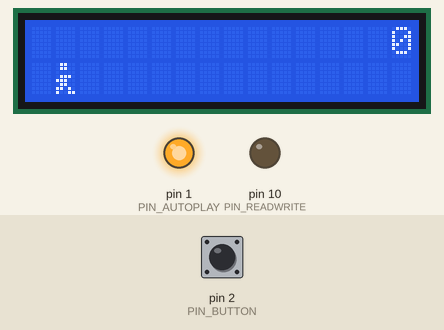
A sketch run on a simulated Arduino Uno, built with avr-gcc and run on an emulated ATmega328P. Parts: 16×2 character LCD, output pins drawn as LEDs (lit = HIGH). The test bench sets the inputs (shaded band); at power-on: pin 2 (PIN_BUTTON) HIGH. Random numbers use the default seed unless the sketch sets one.

Above: at 1.2 s.
1.3 s: pin 2 (PIN_BUTTON) pulled LOW for 0.15 s
At 1.51 s:
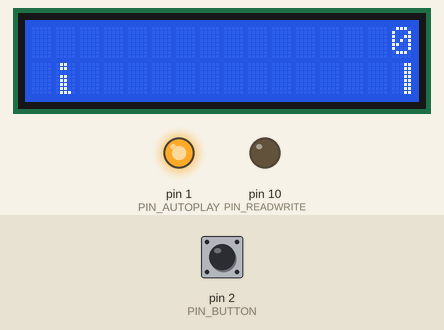
2.0 s: pin 2 (PIN_BUTTON) pulled LOW for 1 s
At 2.14 s:
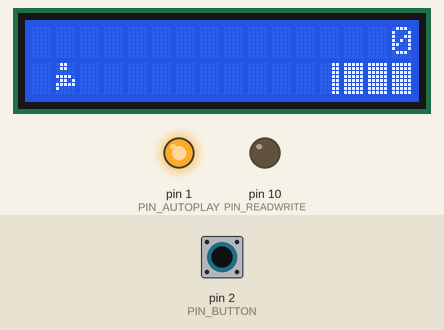
3.6 s: pin 2 (PIN_BUTTON) pulled LOW for 0.15 s
At 3.71 s:
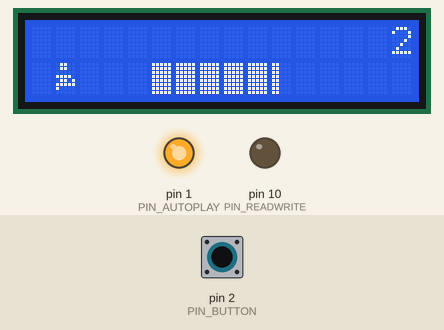
4.3 s: pin 2 (PIN_BUTTON) pulsed LOW 2 times (0.12 s each, 0.3 s apart)
At 4.91 s:
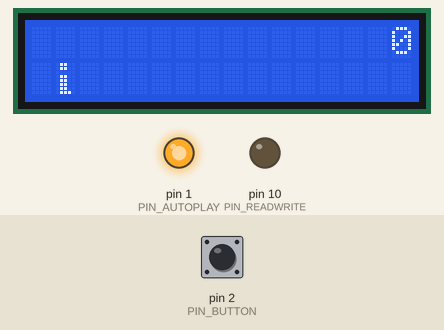
6.5 s: pin 2 (PIN_BUTTON) pulled LOW for 3.2 s
At 6.59 s:
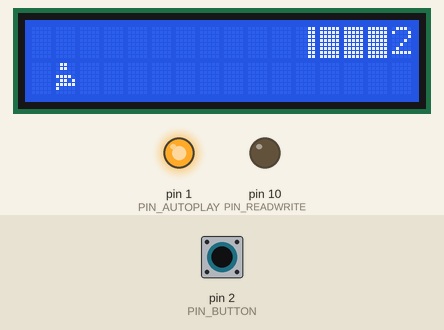
10.3 s: pin 2 (PIN_BUTTON) pulled LOW for 0.15 s
At 11.22 s:
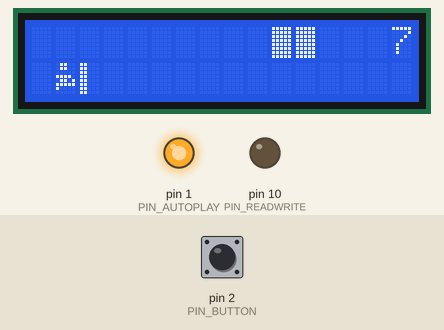
Timing chart, 0 to 12.0 s (numbered marks = the images above; inputs shaded):
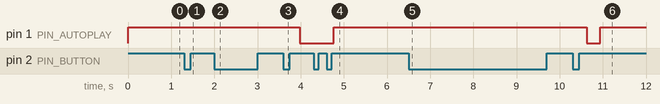

Measured:
- after the input at 4.3 s, pin 1 (PIN_AUTOPLAY): LOW → HIGH after 0.46 s

The sketch:

project_3.ino
```cpp
#include<LiquidCrystal.h>
#define PIN_BUTTON 2
#define PIN_AUTOPLAY 1
#define PIN_READWRITE 10
#define PIN_CONTRAST 12

#define SPRITE_RUN1 1
#define SPRITE_RUN2 2
#define SPRITE_JUMP 3
#define SPRITE_JUMP_UPPER '0'
#define SPRITE_JUMP_LOWER 4
#define SPRITE_TERRAIN_EMPTY ' '
#define SPRITE_TERRAIN_SOLID 5
#define SPRITE_TERRAIN_SOLID_RIGHT 6
#define SPRITE_TERRAIN_SOLID_LEFT 7

#define HERO_HORIZONTAL_POSITION 1    // Horizontal position of hero on screen

#define TERRAIN_WIDTH 16
#define TERRAIN_EMPTY 0
#define TERRAIN_LOWER_BLOCK 1
#define TERRAIN_UPPER_BLOCK 2

#define HERO_POSITION_OFF 0
#define HERO_POSITION_RUN_LOWER_1 1
#define HERO_POSITION_RUN_LOWER_2 2

#define HERO_POSITION_JUMP_1 3
#define HERO_POSITION_JUMP_2 4
#define HERO_POSITION_JUMP_3 5
#define HERO_POSITION_JUMP_4 6
#define HERO_POSITION_JUMP_5 7
#define HERO_POSITION_JUMP_6 8
#define HERO_POSITION_JUMP_7 9
#define HERO_POSITION_JUMP_8 10

#define HERO_POSITION_RUN_UPPER_1 11
#define HERO_POSITION_RUN_UPPER_2 12

LiquidCrystal lcd(11, 9, 6, 5, 4, 3);
static char terrainUpper[TERRAIN_WIDTH + 1];
static char terrainLower[TERRAIN_WIDTH + 1];
static bool buttonPushed = false;

void initializeGraphics() {
  static byte graphics[] = {

    B01100,
    B01100,
    B00000,
    B01110,
    B11100,
    B01100,
    B11010,
    B10011,

    B01100,
    B01100,
    B00000,
    B01100,
    B01100,
    B01100,
    B01100,
    B01110,

    B01100,
    B01100,
    B00000,
    B11110,
    B01101,
    B11111,
    B10000,
    B00000,

    B11110,
    B01101,
    B11111,
    B10000,
    B00000,
    B00000,
    B00000,
    B00000,

    B11111,
    B11111,
    B11111,
    B11111,
    B11111,
    B11111,
    B11111,
    B11111,

    B00011,
    B00011,
    B00011,
    B00011,
    B00011,
    B00011,
    B00011,
    B00011,

    B11000,
    B11000,
    B11000,
    B11000,
    B11000,
    B11000,
    B11000,
    B11000,
  };
  int i;
  for (i = 0; i < 7; ++i) {
    lcd.createChar(i + 1, &graphics[i * 8]);
  }
  for (i = 0; i < TERRAIN_WIDTH; ++i) {
    terrainUpper[i] = SPRITE_TERRAIN_EMPTY;
    terrainLower[i] = SPRITE_TERRAIN_EMPTY;
  }
}

void advanceTerrain(char* terrain, byte newTerrain) {
  for (int i = 0; i < TERRAIN_WIDTH; ++i) {
    char current = terrain[i];
    char next = (i == TERRAIN_WIDTH - 1) ? newTerrain : terrain[i + 1];
    switch (current) {
      case SPRITE_TERRAIN_EMPTY:
        terrain[i] = (next == SPRITE_TERRAIN_SOLID) ? SPRITE_TERRAIN_SOLID_RIGHT : SPRITE_TERRAIN_EMPTY;
        break;
      case SPRITE_TERRAIN_SOLID:
        terrain[i] = (next == SPRITE_TERRAIN_EMPTY) ? SPRITE_TERRAIN_SOLID_LEFT : SPRITE_TERRAIN_SOLID;
        break;
      case SPRITE_TERRAIN_SOLID_RIGHT:
        terrain[i] = SPRITE_TERRAIN_SOLID;
        break;
      case SPRITE_TERRAIN_SOLID_LEFT:
        terrain[i] = SPRITE_TERRAIN_EMPTY;
        break;
    }
  }
}

bool drawHero(byte position, char* terrainUpper, char* terrainLower, unsigned int score) {
  bool collide = false;
  char upperSave = terrainUpper[HERO_HORIZONTAL_POSITION];
  char lowerSave = terrainLower[HERO_HORIZONTAL_POSITION];
  byte upper, lower;
  switch (position) {
    case HERO_POSITION_OFF:
      upper = lower = SPRITE_TERRAIN_EMPTY;
      break;
    case HERO_POSITION_RUN_LOWER_1:
      upper = SPRITE_TERRAIN_EMPTY;
      lower = SPRITE_RUN1;
      break;
    case HERO_POSITION_RUN_LOWER_2:
      upper = SPRITE_TERRAIN_EMPTY;
      lower = SPRITE_RUN2;
      break;
    case HERO_POSITION_JUMP_1:
    case HERO_POSITION_JUMP_8:
      upper = SPRITE_TERRAIN_EMPTY;
      lower = SPRITE_JUMP;
      break;
    case HERO_POSITION_JUMP_2:
    case HERO_POSITION_JUMP_7:
      upper = SPRITE_JUMP_UPPER;
      lower = SPRITE_JUMP_LOWER;
      break;
    case HERO_POSITION_JUMP_3:
    case HERO_POSITION_JUMP_4:
    case HERO_POSITION_JUMP_5:
    case HERO_POSITION_JUMP_6:
      upper = SPRITE_JUMP;
      lower = SPRITE_TERRAIN_EMPTY;
      break;
    case HERO_POSITION_RUN_UPPER_1:
      upper = SPRITE_RUN1;
      lower = SPRITE_TERRAIN_EMPTY;
      break;
    case HERO_POSITION_RUN_UPPER_2:
      upper = SPRITE_RUN2;
      lower = SPRITE_TERRAIN_EMPTY;
      break;
  }
  if (upper != ' ') {
    terrainUpper[HERO_HORIZONTAL_POSITION] = upper;
    collide = (upperSave == SPRITE_TERRAIN_EMPTY) ? false : true;
  }
  if (lower != ' ') {
    terrainLower[HERO_HORIZONTAL_POSITION] = lower;
    collide |= (lowerSave == SPRITE_TERRAIN_EMPTY) ? false : true;
  }

  byte digits = (score > 9999) ? 5 : (score > 999) ? 4 : (score > 99) ? 3 : (score > 9) ? 2 : 1;


  terrainUpper[TERRAIN_WIDTH] = '\0';
  terrainLower[TERRAIN_WIDTH] = '\0';
  char temp = terrainUpper[16 - digits];
  terrainUpper[16 - digits] = '\0';
  lcd.setCursor(0, 0);
  lcd.print(terrainUpper);
  terrainUpper[16 - digits] = temp;
  lcd.setCursor(0, 1);
  lcd.print(terrainLower);

  lcd.setCursor(16 - digits, 0);
  lcd.print(score);

  terrainUpper[HERO_HORIZONTAL_POSITION] = upperSave;
  terrainLower[HERO_HORIZONTAL_POSITION] = lowerSave;
  return collide;
}


void buttonPush() {
  buttonPushed = true;
}

void setup() {
  pinMode(PIN_READWRITE, OUTPUT);
  digitalWrite(PIN_READWRITE, LOW);
  pinMode(PIN_CONTRAST, OUTPUT);
  digitalWrite(PIN_CONTRAST, LOW);
  pinMode(PIN_BUTTON, INPUT);
  digitalWrite(PIN_BUTTON, HIGH);
  pinMode(PIN_AUTOPLAY, OUTPUT);
  digitalWrite(PIN_AUTOPLAY, HIGH);


  attachInterrupt(0/*PIN_BUTTON*/, buttonPush, FALLING);

  initializeGraphics();

  lcd.begin(16, 2);
}

void loop() {
  static byte heroPos = HERO_POSITION_RUN_LOWER_1;
  static byte newTerrainType = TERRAIN_EMPTY;
  static byte newTerrainDuration = 1;
  static bool playing = false;
  static bool blink = false;
  static unsigned int distance = 0;

  if (!playing) {
    drawHero((blink) ? HERO_POSITION_OFF : heroPos, terrainUpper, terrainLower, distance >> 3);
    if (blink) {
      lcd.setCursor(0, 0);
      lcd.print("Press Start");
    }
    delay(250);
    blink = !blink;
    if (buttonPushed) {
      initializeGraphics();
      heroPos = HERO_POSITION_RUN_LOWER_1;
      playing = true;
      buttonPushed = false;
      distance = 0;
    }
    return;
  }


  advanceTerrain(terrainLower, newTerrainType == TERRAIN_LOWER_BLOCK ? SPRITE_TERRAIN_SOLID : SPRITE_TERRAIN_EMPTY);
  advanceTerrain(terrainUpper, newTerrainType == TERRAIN_UPPER_BLOCK ? SPRITE_TERRAIN_SOLID : SPRITE_TERRAIN_EMPTY);


  if (--newTerrainDuration == 0) {
    if (newTerrainType == TERRAIN_EMPTY) {
      newTerrainType = (random(3) == 0) ? TERRAIN_UPPER_BLOCK : TERRAIN_LOWER_BLOCK;
      newTerrainDuration = 2 + random(10);
    } else {
      newTerrainType = TERRAIN_EMPTY;
      newTerrainDuration = 10 + random(10);
    }
  }

  if (buttonPushed) {
    if (heroPos <= HERO_POSITION_RUN_LOWER_2) heroPos = HERO_POSITION_JUMP_1;
    buttonPushed = false;
  }

  if (drawHero(heroPos, terrainUpper, terrainLower, distance >> 3)) {
    playing = false;
  } else {
    if (heroPos == HERO_POSITION_RUN_LOWER_2 || heroPos == HERO_POSITION_JUMP_8) {
      heroPos = HERO_POSITION_RUN_LOWER_1;
    } else if ((heroPos >= HERO_POSITION_JUMP_3 && heroPos <= HERO_POSITION_JUMP_5) && terrainLower[HERO_HORIZONTAL_POSITION] != SPRITE_TERRAIN_EMPTY) {
      heroPos = HERO_POSITION_RUN_UPPER_1;
    } else if (heroPos >= HERO_POSITION_RUN_UPPER_1 && terrainLower[HERO_HORIZONTAL_POSITION] == SPRITE_TERRAIN_EMPTY) {
      heroPos = HERO_POSITION_JUMP_5;
    } else if (heroPos == HERO_POSITION_RUN_UPPER_2) {
      heroPos = HERO_POSITION_RUN_UPPER_1;
    } else {
      ++heroPos;
    }
    ++distance;

    digitalWrite(PIN_AUTOPLAY, terrainLower[HERO_HORIZONTAL_POSITION + 2] == SPRITE_TERRAIN_EMPTY ? HIGH : LOW);
  }
  delay(100);
}
```

parking_car.ino
```cpp
#include<avr/io.h>
#include<util/delay.h>
void lcdcmd(unsigned char a)
{
PORTD=a;PORTC=0b00000100;
_delay_ms(100);
PORTC=0b00000000;
_delay_ms(100);
}
void lcddata(unsigned char a)
{ PORTD=a; PORTC=0b00000101;
_delay_ms(100);
PORTC=0b00000001;
_delay_ms(100);
}
void refresh()
{ lcdcmd(0x01);lcdcmd(0x80);
lcddata('E');lcddata('n');lcddata('t');lcddata('e');lcddata('r');lcddata(' ');
lcddata('c');lcddata('a');lcddata('r');lcddata(' ');
lcddata('n');lcddata('o');lcddata('.');lcddata(':');lcddata(' ');
}
void warning()
{ lcdcmd(0x01);lcdcmd(0x80);
lcddata('I');lcddata('n');lcddata('v');lcddata('a');lcddata('l');lcddata('i');
lcddata('d');lcddata(' ');
lcddata('c');lcddata('a');lcddata('r');lcddata(' ');
lcddata('n');lcddata('o');lcddata('.');lcddata('.');lcddata('.');
_delay_ms(500);
refresh();
}
void parkingfull()
{
lcdcmd(0x01);
lcdcmd(0x80);
lcddata('P');
lcddata('a');
lcddata('r');
lcddata('k');
lcddata('i');
lcddata('n');
lcddata('g');
lcddata(' ');
lcddata('i');
lcddata('s');
lcddata(' ');
lcddata('f');
lcddata('u');
lcddata('l');
lcddata('l');
lcddata('!');
}
void success(unsigned char a)
{
lcdcmd(0x01);lcdcmd(0x80);
lcddata('S');lcddata('l');lcddata('o');lcddata('t');//lcddata(':');
lcddata(a);
lcddata(' ');
lcddata('a');lcddata('l');lcddata('l');lcddata('o');lcddata('t');lcddata('e');
lcddata('d');
_delay_ms(5000);
}
int main()
{
int carcount=0;
int a[4][4];
int count=0,i=0,j=0;
DDRB = 0x00;
PORTB = 0x0F;
DDRC=0xFF;
DDRD=0xFF;
lcdcmd(0x38);
lcdcmd(0x0E);
lcdcmd(0x01);
lcdcmd(0x80);
refresh();
for(i=0;i<4;i++)
{
for(j=0;j<4;j++)
{
a[i][j]=0;
}
}
while (1) //loop key check forever
 {
 if(carcount<4)
 {
//first column

 _delay_ms(50);
 if (!(PINB & 0x01)){ lcddata('1');a[carcount][count]=1;count++;}
 if (!(PINB & 0x02)){lcddata('4');a[carcount][count]=4;count++;}
 if (!(PINB & 0x04)){lcddata('7');a[carcount][count]=7;count++;}
if (!(PINB & 0x08)) {refresh();
for(j=0;j<4;j++){
a[carcount][j]=0;}
count=0;
}
 //second column

 _delay_ms(50);
 if (!(PINB & 0x01)){lcddata('2');a[carcount][count]=2;count++;}
 if (!(PINB & 0x02)){lcddata('5');a[carcount][count]=5;count++;}
 if (!(PINB & 0x04)){lcddata('8');a[carcount][count]=8;count++;}
 if (!(PINB & 0x08)){lcddata('0');a[carcount][count]=0;count++;}
 //third column

 _delay_ms(50);
 if (!(PINB & 0x01)){lcddata('3');a[carcount][count]=3;count++;}
 if (!(PINB & 0x02)){lcddata('6');a[carcount][count]=6;count++;}
 if (!(PINB & 0x04)){lcddata('9');a[carcount][count]=9;count++;}
if (!(PINB & 0x08)){//lcddata('#');
if(count>4||count<3){
warning();
count=0;
}
else{
carcount++;
success(carcount+48);
refresh();
}
}
}
else{
parkingfull();
}
}
}
```
